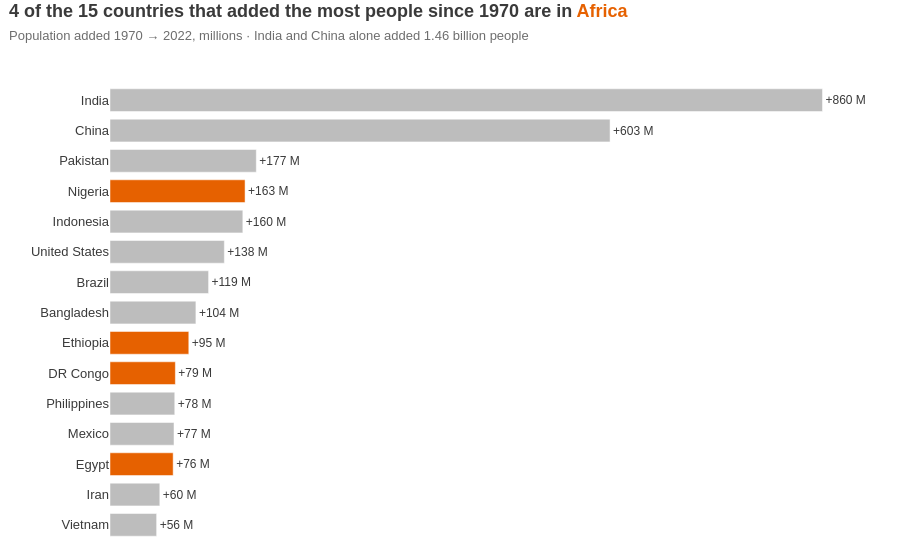

The notebook cell this image was saved under:
### Markdown cell above
**Chart choice & justification:** *Which chart did you choose, and why? Justify design choices.*

**Chart: sorted horizontal bar chart.**

**Why this chart:** the question ranks one number (people added) across 15 named countries. Bar length is the most precise way to compare magnitudes, sorting answers "which added the most" at a glance, and a horizontal layout keeps the country names readable.

**Design choices**
- Absolute change (2022 − 1970 population), sorted with the largest on top.
- **African countries in orange, all others grey**, so the "how many are in Africa" part can be counted instantly; the orange word *Africa* in the title works as the legend.
- Every bar carries its value label (+860 M …), so the x-axis and gridlines are removed.

**What it shows:** **4 of the 15 are African** — Nigeria (+163 M, 4th), Ethiopia (+95 M), DR Congo (+79 M) and Egypt (+76 M). Eight of the 15 are in Asia. **India (+860 M) and China (+603 M) together added 1.46 billion people — more than the other 13 countries combined (1.38 billion).**

### Code cell
# Q2 — the 15 countries that added the most people, 1970 → 2022 → SORTED (horizontal) BAR CHART
top15 = (df.assign(Added=df['2022 Population'] - df['1970 Population'])
           .nlargest(15, 'Added')[['Country', 'Continent', 'Added']])
top15['Group'] = np.where(top15['Continent'] == 'Africa', 'Africa', 'Other continents')
top15['Label'] = (top15['Added'] / 1e6).map(lambda v: f'+{v:,.0f} M')

n_africa = (top15['Group'] == 'Africa').sum()
china_india = top15.loc[top15['Country'].isin(['India', 'China']), 'Added'].sum() / 1e9

fig = px.bar(top15, x='Added', y='Country', orientation='h', color='Group', text='Label',
             color_discrete_map={'Africa': ACCENT, 'Other continents': GREY},
             custom_data=['Continent'], template='plotly_white',
             title=f"{n_africa} of the 15 countries that added the most people since 1970 are in {hl('Africa', ACCENT)}")

fig.update_traces(textposition='outside', cliponaxis=False, textfont=dict(size=12),
                  hovertemplate='<b>%{y}</b> (%{customdata[0]})<br>+%{x:,.0f} people since 1970<extra></extra>')
fig.update_layout(title=title(fig.layout.title.text,
                              f'Population added 1970 → 2022, millions · India and China alone added '
                              f'{china_india:.2f} billion people'),
                  showlegend=False, font=FONT, height=560, bargap=0.25,
                  margin=dict(l=110, r=40, t=85, b=20))
fig.update_xaxes(visible=False)                                   # every bar is labelled → no axis needed
fig.update_yaxes(title=None, categoryorder='total ascending', ticks='', showgrid=False)  # largest on top
fig.show()

### Figure 1 — Plotly figure (JSON) as saved in the notebook; plotly's stock layout.template omitted (floating-point values rounded to 4 significant figures)
{"data": [{"cliponaxis": false, "customdata": [["Asia"], ["Asia"], ["Asia"], ["Asia"], ["North America"], ["South America"], ["Asia"], ["Asia"], ["North America"], ["Asia"], ["Asia"]], "hovertemplate": "<b>%{y}</b> (%{customdata[0]})<br>+%{x:,.0f} people since 1970<extra></extra>", "legendgroup": "Other continents", "marker": {"color": "#BDBDBD", "pattern": {"shape": ""}}, "name": "Other continents", "orientation": "h", "showlegend": true, "text": ["+860 M", "+603 M", "+177 M", "+160 M", "+138 M", "+119 M", "+104 M", "+78 M", "+77 M", "+60 M", "+56 M"], "textfont": {"size": 12}, "textposition": "outside", "type": "bar", "x": [859671872, 603352887, 176533990, 160272945, 137961517, 118943623, 103644512, 78123423, 77214819, 60100865, 56258007], "xaxis": "x", "y": ["India", "China", "Pakistan", "Indonesia", "United States", "Brazil", "Bangladesh", "Philippines", "Mexico", "Iran", "Vietnam"], "yaxis": "y"}, {"cliponaxis": false, "customdata": [["Africa"], ["Africa"], ["Africa"], ["Africa"]], "hovertemplate": "<b>%{y}</b> (%{customdata[0]})<br>+%{x:,.0f} people since 1970<extra></extra>", "legendgroup": "Africa", "marker": {"color": "#E66100", "pattern": {"shape": ""}}, "name": "Africa", "orientation": "h", "showlegend": true, "text": ["+163 M", "+95 M", "+79 M", "+76 M"], "textfont": {"size": 12}, "textposition": "outside", "type": "bar", "x": [162971948, 95071678, 78858479, 76208117], "xaxis": "x", "y": ["Nigeria", "Ethiopia", "DR Congo", "Egypt"], "yaxis": "y"}], "layout": {"bargap": 0.25, "barmode": "relative", "font": {"color": "#3A3A3A", "family": "Arial, sans-serif", "size": 13}, "height": 560, "legend": {"title": {"text": "Group"}, "tracegroupgap": 0}, "margin": {"b": 20, "l": 110, "r": 40, "t": 85}, "showlegend": false, "title": {"font": {"size": 18}, "text": "<b>4 of the 15 countries that added the most people since 1970 are in <span style='color:#E66100'><b>Africa</b></span></b><br><span style='font-size:13px;color:#6E6E6E'>Population added 1970 → 2022, millions · India and China alone added 1.46 billion people</span>", "x": 0.01, "xanchor": "left", "y": 0.97, "yanchor": "top"}, "xaxis": {"anchor": "y", "domain": [0, 1], "title": {"text": "Added"}, "visible": false}, "yaxis": {"anchor": "x", "categoryorder": "total ascending", "domain": [0, 1], "showgrid": false, "ticks": "", "title": {}}}}
